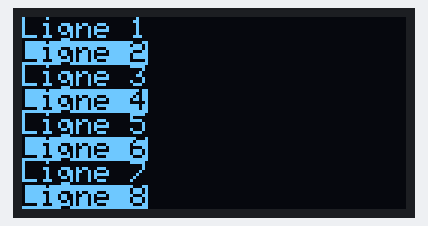
A sketch run on a simulated Arduino Uno, built with avr-gcc and run on an emulated ATmega328P. Shown: 128×64 one-colour display.

Above: at 0.1 s.
At 2.1 s:
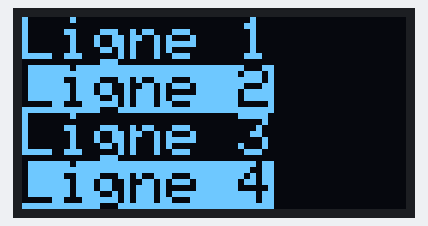
At 4.2 s:
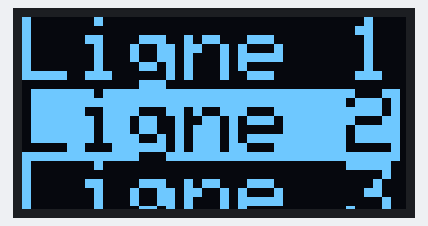
At 6.2 s:
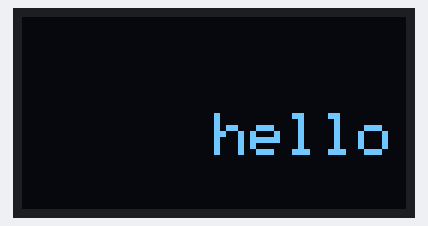
At 7.2 s:
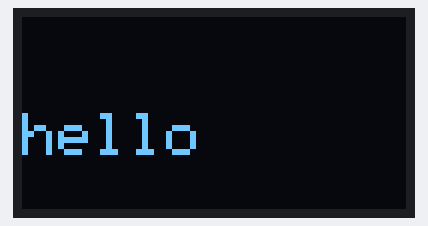

The sketch:

Test_Affichage_OLED.ino
```cpp
/*
  Fichier :       afficherTexteSsd1306.ino
  Description :   Affiche du texte de test, sur un écran OLED i2c de 128x64 pixels,
                  fonctionnant avec un contrôleur SSD1306
  Auteur :        Jérôme TOMSKI (https://passionelectronique.fr/)
  Créé le :       26.07.2021
*/

#include <Adafruit_SSD1306.h>

#define nombreDePixelsEnLargeur 128         // Taille de l'écran OLED, en pixel, au niveau de sa largeur
#define nombreDePixelsEnHauteur 64          // Taille de l'écran OLED, en pixel, au niveau de sa hauteur
#define brocheResetOLED         -1          // Reset de l'OLED partagé avec l'Arduino (d'où la valeur à -1, et non un numéro de pin)
#define adresseI2CecranOLED     0x3C        // Adresse de "mon" écran OLED sur le bus i2c (généralement égal à 0x3C ou 0x3D)

Adafruit_SSD1306 ecranOLED(nombreDePixelsEnLargeur, nombreDePixelsEnHauteur, &Wire, brocheResetOLED);

void setup() {

  // Initialisation de l'écran OLED
  if(!ecranOLED.begin(SSD1306_SWITCHCAPVCC, adresseI2CecranOLED))
    while(1);                               // Arrêt du programme (boucle infinie) si échec d'initialisation


  // *************************************************************************
  // Affichage de 3 écrans successifs, avec zoom sur police x1, puis x2, et x3
  // *************************************************************************

  for(byte tailleDeCaractere=1; tailleDeCaractere <=3; tailleDeCaractere++) {
    boolean bCouleurInverse = false;
    ecranOLED.clearDisplay();                                   // Effaçage de l'intégralité du buffer
    ecranOLED.setTextSize(tailleDeCaractere);                   // Taille des caractères (1:1, puis 2:1, puis 3:1)
    ecranOLED.setCursor(0, 0);                                  // Déplacement du curseur en position (0,0), c'est à dire dans l'angle supérieur gauche

    // ***********************************************************************
    // Affichage de 8 lignes à couleurs alternées, dans chaque écran successif
    // ***********************************************************************
    for(byte numeroDeLigne=1; numeroDeLigne<=8; numeroDeLigne++) {
      if(bCouleurInverse)
        ecranOLED.setTextColor(SSD1306_BLACK, SSD1306_WHITE);   // Couleur du texte, et couleur du fond
      else
        ecranOLED.setTextColor(SSD1306_WHITE);                  // Affichage du texte en "blanc" (avec la couleur principale, en fait, car l'écran monochrome peut être coloré)
      ecranOLED.print("Ligne ");
      ecranOLED.println(numeroDeLigne);
      bCouleurInverse = !bCouleurInverse;
    }
    ecranOLED.display();                            // Transfert le buffer à l'écran
    delay(2000);
  }


}

void loop() {
  //Setup
  ecranOLED.clearDisplay();
  int x = nombreDePixelsEnLargeur/2;
  int y = nombreDePixelsEnHauteur/2;
  ecranOLED.setTextSize(2);
  ecranOLED.setCursor(x,y);
  ecranOLED.setTextColor(SSD1306_WHITE, SSD1306_BLACK);
  //Affichage et saisie de texte
  ecranOLED.print("hello");
  ecranOLED.display();

  delay(1000);

  ecranOLED.clearDisplay();
  ecranOLED.setTextSize(2);
  ecranOLED.setCursor(0,y);
  ecranOLED.print("hello");
  ecranOLED.display();

  delay(1000);


}
```

Measured:
- what the display in image 1 shows lasts 2.0 s, from 2.1 s to 4.1 s
- what the display in image 3 shows lasts 1.0 s, from 6.2 s to 7.2 s
